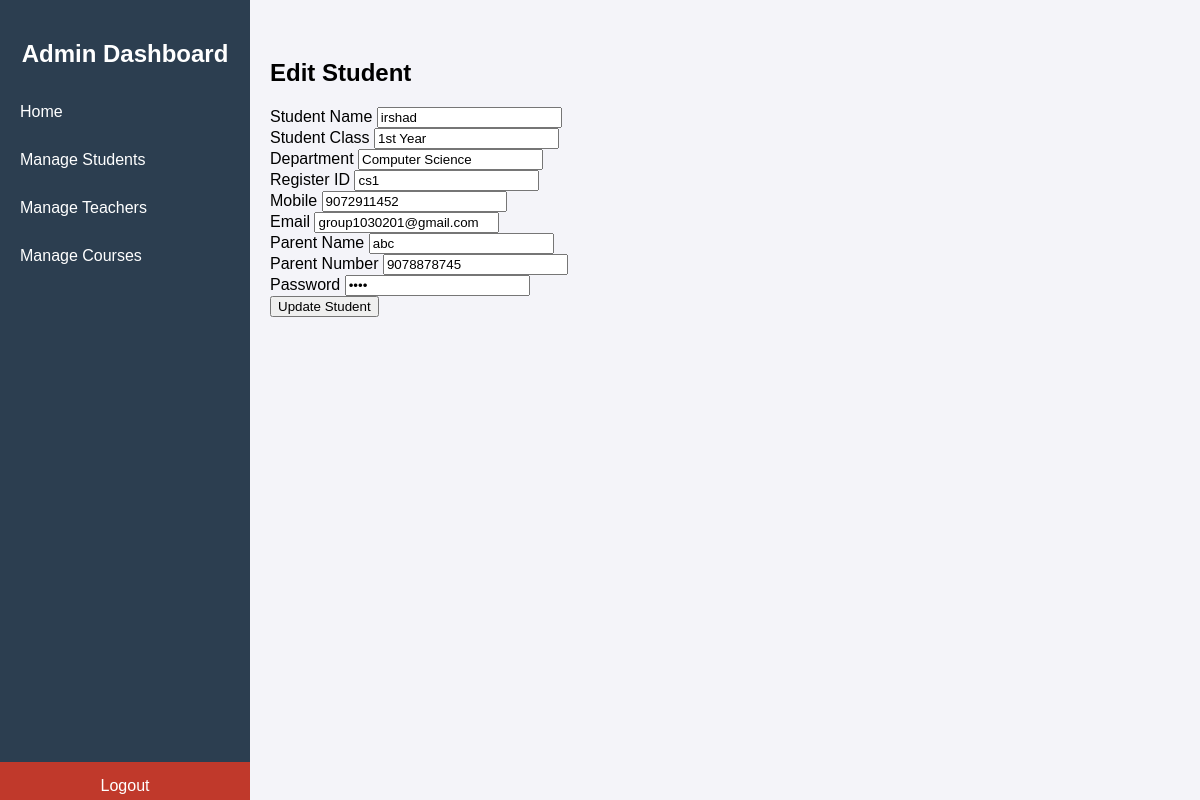
/edit-student/9/, run on the app's committed database.
### GradeWireapp/models.py (models this page shows, shortened)
class Student(models.Model):
    name = models.CharField(max_length=30)
    Class = models.CharField(max_length=20)
    department = models.CharField(max_length=30)
    register_id = models.CharField(max_length=30,unique=True)
    mobile = models.CharField(max_length=10)  # Changed from IntegerField to CharField
    email = models.EmailField(unique=True)
    parent = models.CharField(max_length=30)
    parent_no = models.CharField(max_length=10)  # Changed from IntegerField to CharField
    password = models.CharField(max_length=15)

### GradeWireapp/views.py (the view, shortened to what this page needs)
# urls.py: path('edit-student/<int:student_id>/', views.edit_student, name='edit_student'),
def edit_student(request, student_id):
    student = get_object_or_404(Student, id=student_id)
    return render(request, 'edit_student.html', {'student': student})

### templates/edit_student.html (shortened to what this page needs)
{% load static %}
<!DOCTYPE html>
<html lang="en">
<head>
    <link rel="stylesheet" type="text/css" href="{% static 'assets/css/admin-style.css'%}">
</head>
<body>
    <div class="menu-toggle" onclick="toggleSidebar()">☰ Menu</div>
    <div class="sidebar">
        <h2>Admin Dashboard</h2>
        <a href="{% url 'adminHome' %}" onclick="showSection('home')">Home</a>
        <a href="{% url 'ManageStudent' %}" >Manage Students</a>
        <a href="{% url 'ManageTeacher' %}" >Manage Teachers</a>
        <a href="{% url 'Manageourse' %}" >Manage Courses</a>
        <a href="#" class="logout">Logout</a>
    </div>
    <div class="content">
        <h2>Edit Student</h2>
        <form method="POST">
            <div>
                <label for="studentName">Student Name</label>
                <input type="text" name="studentName" value="{{ student.name }}" placeholder="Student Name" required>
            </div>
            <div>
                <label for="studentClass">Student Class</label>
                <input type="text" name="studentClass" value="{{ student.Class }}" placeholder="Student Class" required>
            </div>
            <div>
                <label for="studentDepartment">Department</label>
                <input type="text" name="studentDepartment" value="{{ student.department }}" placeholder="Department" required>
            </div>
            <div>
                <label for="studentReg">Register ID</label>
                <input type="text" name="studentReg" value="{{ student.register_id }}" placeholder="Register ID" required>
            </div>
            <div>
                <label for="studentMobile">Mobile</label>
                <input type="text" name="studentMobile" value="{{ student.mobile }}" placeholder="Mobile" required>
            </div>
            <div>
                <label for="studentEmail">Email</label>
                <input type="email" name="studentEmail" value="{{ student.email }}" placeholder="Email" required>
            </div>
            <div>
                <label for="studentParent">Parent Name</label>
                <input type="text" name="studentParent" value="{{ student.parent }}" placeholder="Parent Name" required>
            </div>
            <div>
                <label for="studentParentNo">Parent Number</label>
                <input type="text" name="studentParentNo" value="{{ student.parent_no }}" placeholder="Parent Number" required>
            </div>
            <div>
                <label for="studentPassword">Password</label>
                <input type="password" name="studentPassword" value="{{ student.password }}" placeholder="Password" required>
            </div>
            <button type="submit">Update Student</button>
        </form>
    </div>
</body>
</html>

### static/assets/css/admin-style.css (style rules this page uses)
body { margin: 0; font-family: Arial, sans-serif; background-color: #f4f4f9; }
.sidebar { position: fixed; top: 0; left: 0; width: 250px; height: 100%; background-color: #2c3e50; color: white; display: flex; flex-direction: column; padding-top: 20px; transition: transform 0.3s ease; }
.sidebar h2 { text-align: center; font-size: 24px; margin-bottom: 20px; color: #ffffff; }
.sidebar a { text-decoration: none; color: white; padding: 15px 20px; display: block; transition: background 0.3s; cursor: pointer; }
.sidebar .logout { margin-top: auto; background-color: #c0392b; text-align: center; margin-bottom:10px; }
.content { margin-left: 250px; padding: 20px; transition: margin-left 0.3s ease; }

### data on the page
Student: studentName "irshad", studentClass "1st Year", studentDepartment "Computer Science", studentReg "cs1", studentMobile "9072911452", studentEmail "group1030201@gmail.com", studentParent "abc", studentParentNo "9078878745"
